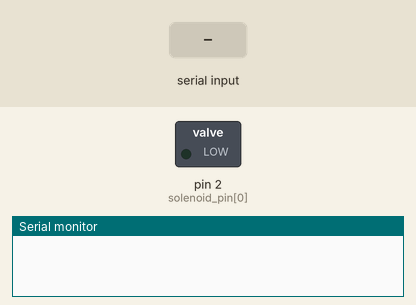
Simulated run of this sketch. Board: Arduino Mega 2560, built with avr-gcc and run on an emulated ATmega2560. On the bench: switched loads named in the sketch (green lamp = pin HIGH), the last lines printed to the serial monitor. The inputs (shaded band) are chosen by the test bench.

Above: at 1.2 s.
1.3 s: "30,150,10\n" received over the second serial link
At 3.1 s:
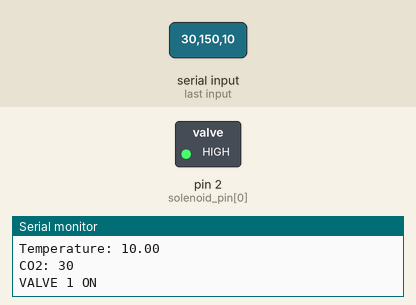
3.5 s: "90,45,200\n" received over the second serial link
At 4.8 s:
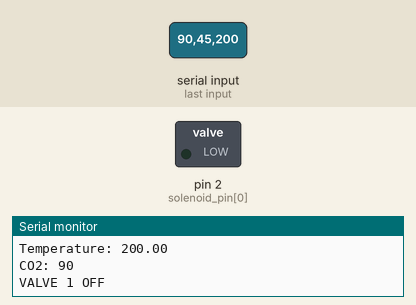
5.5 s: "30,150\n" received over the second serial link
At 6.5 s:
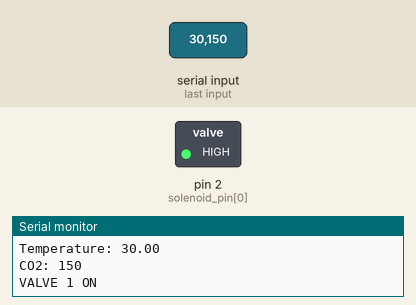
7.5 s: "90,45\n" received over the second serial link
At 9.5 s:
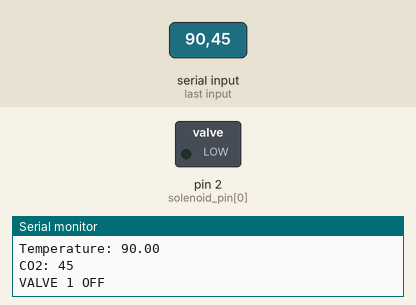
Timing chart, 0 to 10.5 s (numbered marks = the images above; inputs shaded):
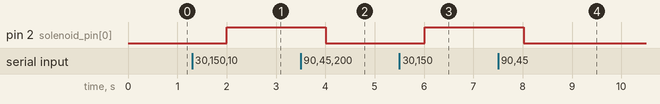

The sketch:

nanoiot_uart_all_rx.ino
```cpp
//수신 (솔레노이드 제어)
String incomingData = ""; // 수신한 전체 문자열 데이터를 저장할 변수
int soil = 0;
float humi = 0.0;
float temp = 0.0;
int co2 = 0;

int solenoid_pin[] = {2, 3, 4, 5};  // 벨브 핀 번호 (1번 벨브는 2번 핀)
int solenoid_state[] = {0, 0, 0, 0};  // 벨브 상태 (0: 닫힘, 1: 열림)

void setup() {
  Serial1.begin(9600); // UART 통신을 위한 시리얼1 포트 초기화, 9600 bps
  Serial.begin(9600);

  // 벨브 핀을 출력 모드로 설정
  pinMode(solenoid_pin[0], OUTPUT);
  digitalWrite(solenoid_pin[0], LOW);  // 초기 상태는 닫힘
}

void loop() {
  if (Serial1.available() > 0) {
    incomingData = Serial1.readStringUntil('\n');  // 개행문자('\n')가 나올 때까지 데이터를 읽음
    parseData(incomingData);  // 데이터를 파싱하여 변수에 저장
    control_solenoids(soil);  // 파싱한 soil 값을 이용해 벨브 제어
  }
  delay(1000);
}

void parseData(String data) {
  int commaIndex1 = data.indexOf(',');  // 첫 번째 ',' 위치
  int commaIndex2 = data.indexOf(',', commaIndex1 + 1);  // 두 번째 ',' 위치
  int commaIndex3 = data.indexOf(',', commaIndex2 + 1);  // 세 번째 ',' 위치

  // 각각의 데이터를 ','로 구분하여 파싱하고 변수에 저장
  soil = data.substring(0, commaIndex1).toInt();
  humi = data.substring(commaIndex1 + 1, commaIndex2).toFloat();
  temp = data.substring(commaIndex2 + 1, commaIndex3).toFloat();
  co2 = data.substring(commaIndex3 + 1).toInt();

  // 저장된 값을 시리얼 모니터에 출력 (확인용)
  Serial.print("Soil: ");
  Serial.println(soil);
  Serial.print("Humidity: ");
  Serial.println(humi);
  Serial.print("Temperature: ");
  Serial.println(temp);
  Serial.print("CO2: ");
  Serial.println(co2);
}

void control_solenoids(int soil_value) {
    if (soil_value < 40) { // soil 값이 40 이하이면
        if (solenoid_state[0] == 0) {  // 1번 벨브만 제어
            solenoid_state[0] = 1;
            digitalWrite(solenoid_pin[0], HIGH);  // 1번 벨브 열기
            Serial.println("VALVE 1 ON");
        }
    } else if (soil_value >= 45) { // soil 값이 45 이상이면
        if (solenoid_state[0] == 1) {  // 1번 벨브만 제어
            solenoid_state[0] = 0;
            digitalWrite(solenoid_pin[0], LOW);  // 1번 벨브 닫기
            Serial.println("VALVE 1 OFF");
        }
    }
}
```

Measured:
- after the input at 1.3 s, pin 2 (solenoid_pin[0]): LOW → HIGH after 0.70 s
- after the input at 3.5 s, pin 2 (solenoid_pin[0]): HIGH → LOW after 0.51 s
- after the input at 5.5 s, pin 2 (solenoid_pin[0]): LOW → HIGH after 0.51 s
- after the input at 7.5 s, pin 2 (solenoid_pin[0]): HIGH → LOW after 0.52 s
